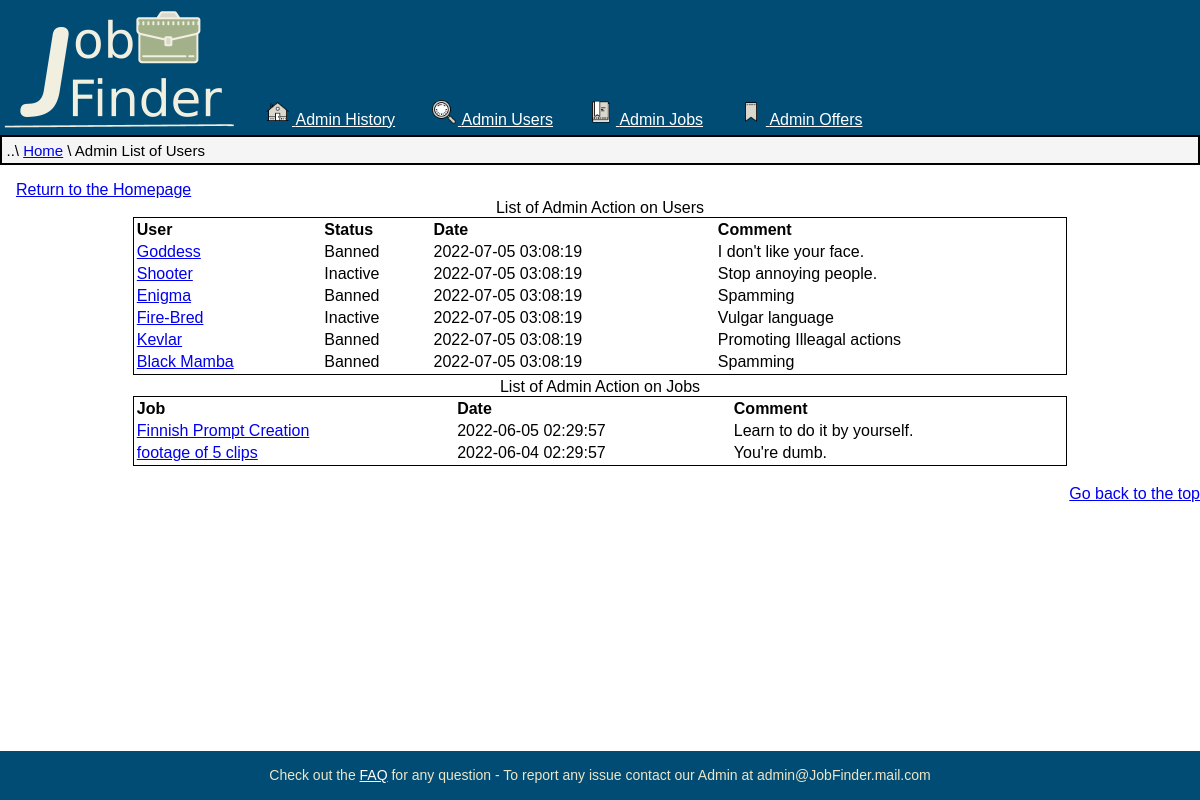
The page /PHP/AdminHistory.php (signed in) on the database as committed earlier.
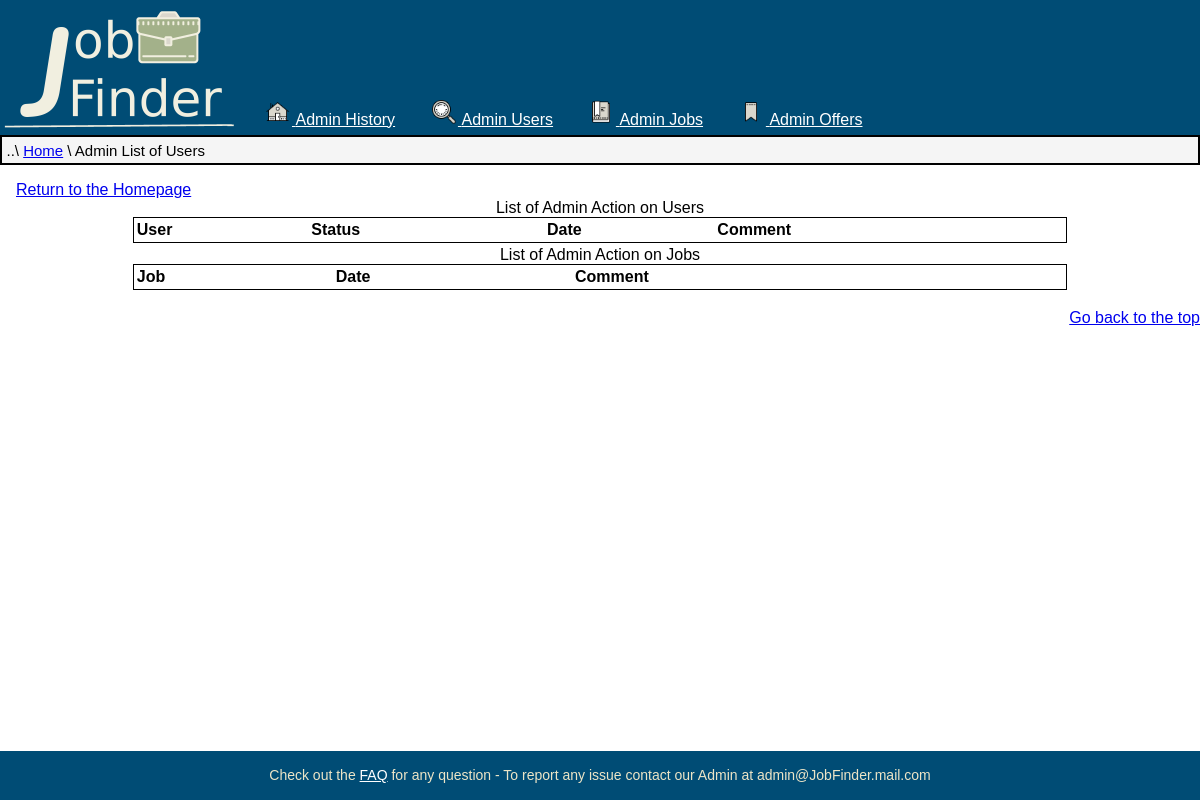
The same page on the database as committed later.
### tables this page shows
CREATE TABLE `users_admin_actions` (
  `Code` int(10) UNSIGNED NOT NULL,
  `Code_user` int(10) UNSIGNED NOT NULL,
  `Comments` varchar(256) DEFAULT NULL,
  `Date` datetime NOT NULL DEFAULT current_timestamp(),
  `Code_admin` int(10) UNSIGNED NOT NULL
);

CREATE TABLE `users` (
  `Code_user` int(10) UNSIGNED NOT NULL,
  `Status` enum('Active','Inactive','Banned') NOT NULL,
  `Name` varchar(64) NOT NULL,
  `Surname` varchar(64) NOT NULL,
  `Nickname` varchar(48) NOT NULL,
  `Birth` date NOT NULL,
  `Email` varchar(48) NOT NULL,
  `Nationality` varchar(56) NOT NULL,
  `City` varchar(45) NOT NULL,
  `Address` varchar(75) DEFAULT NULL,
  `Phone` int(11) DEFAULT NULL,
  `Picture` varchar(64) NOT NULL,
  `Curriculum` varchar(128) DEFAULT NULL,
  `Description` varchar(4096) NOT NULL,
  `Creation` date NOT NULL DEFAULT current_timestamp()
);

CREATE TABLE `past_admin_actions` (
  `Code` int(10) UNSIGNED NOT NULL,
  `Code_job` int(10) UNSIGNED NOT NULL,
  `Comments` varchar(256) DEFAULT NULL,
  `Date` datetime NOT NULL,
  `Code_admin` int(10) UNSIGNED NOT NULL
);

CREATE TABLE `past_jobs` (
  `Code_job` int(10) UNSIGNED NOT NULL,
  `Code_user` int(10) UNSIGNED DEFAULT NULL,
  `Code_winner` int(10) UNSIGNED DEFAULT NULL,
  `Status` enum('Deleted','Success','Failed') NOT NULL,
  `Date` datetime NOT NULL,
  `Title` varchar(128) NOT NULL,
  `Description` varchar(4096) NOT NULL,
  `Tipology` enum('Fulltime','Onetime','Urgent','Recruiter') DEFAULT NULL,
  `Payment` tinyint(1) NOT NULL,
  `P_min` int(6) NOT NULL,
  `P_max` int(6) NOT NULL,
  `Expiring` datetime NOT NULL
);

### PHP/DBAccess.php (called while the page is built, shortened)
<?php
class DBAccess {
	private $connection;
	public function openDBConnection(){
		$this->connection = mysqli_connect(DBAccess::HOST_DB, DBAccess::USERNAME, DBAccess::PASSWORD, DBAccess::DBNAME);
		if(!$this->connection){
			echo("connessione al DB fallita: ".mysqli_connect_errno());
			return false;
		}
		else
			return true;
	}
  public function getAdminUserAction() {
    $queryResult  = mysqli_query($this->connection, 'SELECT users.Nickname AS Nick,users.Code_user AS Code,users.Status AS Stat,Date, Comments FROM users_admin_actions INNER JOIN users ON users_admin_actions.Code_user = users.Code_user;');
    if(mysqli_num_rows($queryResult) == 0)
      return null;
    else {
      $result=array();
      while($row=mysqli_fetch_assoc($queryResult))
      array_push($result, $row);
      return $result;
    }
  }
  public function getAdminJobAction() {
    $queryResult  = mysqli_query($this->connection, 'SELECT past_jobs.Title AS Title, past_jobs.Code_job AS Code,past_admin_actions.Date AS Date, Comments FROM past_admin_actions INNER JOIN past_jobs ON past_admin_actions.Code_job=past_jobs.Code_job;');
    if(mysqli_num_rows($queryResult) == 0)
      return null;
    else {
      $result=array();
      while($row=mysqli_fetch_assoc($queryResult))
      array_push($result, $row);
      return $result;
    }
  }
}
?>

### PHP/AdminHistory.php (the view, shortened to what this page needs)
<?php
require_once 'DBAccess.php';
if(isset($_SESSION['Admin'])) {
  $DBAccess = new DBAccess();
  $url = '..'. DIRECTORY_SEPARATOR .'HTML'. DIRECTORY_SEPARATOR .'Admin.html';
  $pagina = file_get_contents($url);
	$listaAdminUser = $DBAccess->getAdminUserAction();
	$listaAdminJob = $DBAccess->getAdminJobAction();
  $pagina = str_replace('<input type="text" id="search" placeholder="Search for {{element}}..">','',$pagina);
  $urltabella = '..'. DIRECTORY_SEPARATOR .'HTML'. DIRECTORY_SEPARATOR .'Elements'. DIRECTORY_SEPARATOR .'TableAdminHistoryUser.html';
  $tabella = file_get_contents($urltabella);
  $contenuto='';
  if(isset($listaAdminUser)){
    foreach($listaAdminUser as $U)
    {
      $contenuto .= '<tr>
      <td><a href="ViewUser.php?Code_User='.trim($U["Code"]).'">'. trim($U["Nick"]) .'</a></td>
      <td>'. trim($U["Stat"]) .'</td>
      <td>'.trim($U["Date"]).'</td>
      <td>'.trim($U["Comments"]).'</td>
      </tr>';
    }
  }
  $tabella = str_replace('{{value}}',$contenuto,$tabella);
  $urltabella = '..'. DIRECTORY_SEPARATOR .'HTML'. DIRECTORY_SEPARATOR .'Elements'. DIRECTORY_SEPARATOR .'TableAdminHistoryJobs.html';
  $tabella .= file_get_contents($urltabella);
  $contenuto ='';
  if(isset($listaAdminJob)){
    foreach($listaAdminJob as $J)
    {
      $contenuto .= '<tr>
      <td><a href="ViewJob.php?Code_job='.trim($J["Code"]).'">'. trim($J["Title"]) .'</a></td>
      <td>'.trim($J["Date"]).'</td>
      <td>'.trim($J["Comments"]).'</td></tr>';
    }
  }
  $tabella = str_replace('{{value}}',$contenuto,$tabella);
  $pagina = str_replace('<admin>',$tabella,$pagina);
  $pagina = str_replace('{{element}}','User Nicknames',$pagina);
  $pagina = str_replace('{{Page}}','List of Users',$pagina);
  echo $pagina;
}
else
	header("Location:Welcome.php");
?>

### CSS/StyleSheet.css (style rules this page uses)
:root { --background: #ECE5C7; --linksOnBlue: #F4E3AE; --links: #0000EE; --visitedLinks: #800080; --color: #004C75; --subcolor: #3A5782; --content: #fff; --black: #000; --darkWhite: #d1d9e6; --shadow: #999; --correct: #44c244; --error: #d4110b; }
html { width: 100%; background-color: var(--background); }
html, body { min-height: 94vh; }
body { background-color: var(--content); font-family:Tahoma, sans-serif; margin:auto; padding-bottom: 3%; max-width: 1200px; overflow-x: hidden; }
main { padding: 1em; margin-bottom: 1em; }
a.goTop { display: block; width: 100%; text-align: end; padding: 1em; }
p { line-height: 1.5em; }
a { color: var(--links) }
header { background-color: var(--color); display: flex; align-items: flex-end; }
header img#Logo { width: 20%; }
header ul { margin:auto; list-style-type: none; margin: 0; padding: 0; }
header ul li { display:inline-block; padding: 0.4em; margin-left: 1em; }
header ul li a:link { margin-bottom: 0.2em; color: var(--content); }
header img.icons { width:1.5em; height:1.5em; padding-right :0.15em; vertical-align: text-bottom; }
nav.breadcrumb { font-size: 0.9375em; padding: 0.3em; background-color:whitesmoke; border-width: 0em; border: solid 2px var(--black); }
footer { position: fixed; bottom: 0; min-height: 5%; width: 100%; text-align:center; background-color: var(--color); max-width: 1200px; margin: auto; z-index:5; }
footer#footer p { display: inline-block; font-size: 0.875em; color: var(--background); }
footer#footer a:link { color: var(--content); }
img.icons { width: 1.5em; height: 1.5em; display: inline-block; padding: 0.2em; }
table.AdminTable { border: 1px solid var(--black); border-collapse: separate; width: 80%; margin: auto; margin-bottom: 0.2em; }
table.AdminTable th, table.AdminTable td { text-align: start; }

### CSS/Print.css (style rules this page uses)
html { width: 100%; margin: 0; float: none; font-size: 1em; }
header, header > img { display: none; }
ul#menu, ul#menu img { display: none; }
nav.breadcrumb { display: none; }
footer#footer, footer#footer img { display: none; }
table { width: 100%; }
table { margin-top: 10%; margin-bottom: 10%; }
.goTop { display: none; }

Rows that differ between the two databases and show on the page:
removed users_admin_actions: Code_user.Nickname "Goddess", Code_user.Status "Banned", Date "2022-07-05 03:08:19", Comments "I don't like your face."
removed users_admin_actions: Code_user.Nickname "Shooter", Code_user.Status "Inactive", Date "2022-07-05 03:08:19", Comments "Stop annoying people."
removed users_admin_actions: Code_user.Nickname "Enigma", Code_user.Status "Banned", Date "2022-07-05 03:08:19", Comments "Spamming"
removed users_admin_actions: Code_user.Nickname "Fire-Bred", Code_user.Status "Inactive", Date "2022-07-05 03:08:19", Comments "Vulgar language"
removed users_admin_actions: Code_user.Nickname "Kevlar", Code_user.Status "Banned", Date "2022-07-05 03:08:19", Comments "Promoting Illeagal actions"
removed users_admin_actions: Code_user.Nickname "Black Mamba", Code_user.Status "Banned", Date "2022-07-05 03:08:19", Comments "Spamming"
removed past_admin_actions: Code_job.Title "Finnish Prompt Creation", Date "2022-06-05 02:29:57", Comments "Learn to do it by yourself."
removed past_admin_actions: Code_job.Title "footage of 5 clips", Date "2022-06-04 02:29:57", Comments "You're dumb."
